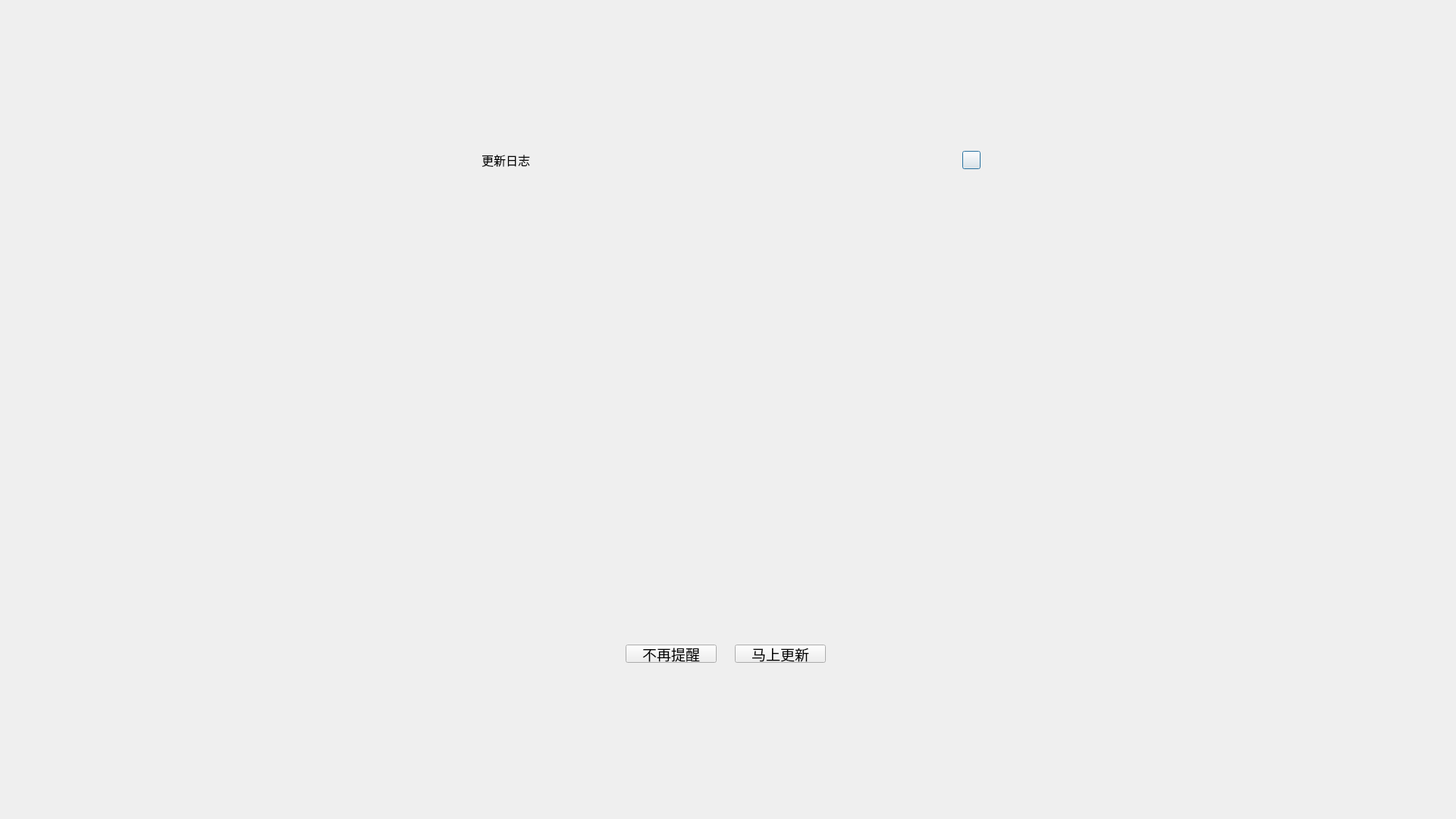
<?xml version="1.0" encoding="UTF-8"?>
<ui version="4.0">
 <class>ReleaseDialog</class>
 <widget class="QDialog" name="ReleaseDialog">
  <property name="geometry">
   <rect>
    <x>0</x>
    <y>0</y>
    <width>1920</width>
    <height>1080</height>
   </rect>
  </property>
  <property name="contextMenuPolicy">
   <enum>Qt::DefaultContextMenu</enum>
  </property>
  <property name="windowTitle">
   <string>PatientNewDialog</string>
  </property>
  <property name="styleSheet">
   <string notr="true"/>
  </property>
  <layout class="QGridLayout" name="gridLayout">
   <item row="2" column="1">
    <spacer name="verticalSpacer_2">
     <property name="orientation">
      <enum>Qt::Vertical</enum>
     </property>
     <property name="sizeHint" stdset="0">
      <size>
       <width>20</width>
       <height>40</height>
      </size>
     </property>
    </spacer>
   </item>
   <item row="1" column="1">
    <widget class="QWidget" name="container" native="true">
     <property name="sizePolicy">
      <sizepolicy hsizetype="Fixed" vsizetype="Fixed">
       <horstretch>0</horstretch>
       <verstretch>0</verstretch>
      </sizepolicy>
     </property>
     <property name="minimumSize">
      <size>
       <width>700</width>
       <height>700</height>
      </size>
     </property>
     <property name="maximumSize">
      <size>
       <width>700</width>
       <height>700</height>
      </size>
     </property>
     <property name="font">
      <font>
       <pointsize>14</pointsize>
      </font>
     </property>
     <property name="styleSheet">
      <string notr="true"/>
     </property>
     <layout class="QVBoxLayout" name="verticalLayout">
      <property name="spacing">
       <number>24</number>
      </property>
      <property name="leftMargin">
       <number>1</number>
      </property>
      <property name="topMargin">
       <number>1</number>
      </property>
      <property name="rightMargin">
       <number>1</number>
      </property>
      <property name="bottomMargin">
       <number>16</number>
      </property>
      <item>
       <widget class="QWidget" name="widget" native="true">
        <property name="minimumSize">
         <size>
          <width>0</width>
          <height>40</height>
         </size>
        </property>
        <property name="maximumSize">
         <size>
          <width>16777215</width>
          <height>40</height>
         </size>
        </property>
        <property name="styleSheet">
         <string notr="true"/>
        </property>
        <layout class="QHBoxLayout" name="horizontalLayout_2">
         <property name="leftMargin">
          <number>24</number>
         </property>
         <property name="topMargin">
          <number>0</number>
         </property>
         <property name="rightMargin">
          <number>16</number>
         </property>
         <property name="bottomMargin">
          <number>0</number>
         </property>
         <item>
          <widget class="QLabel" name="lblTitle">
           <property name="styleSheet">
            <string notr="true">font:16px;</string>
           </property>
           <property name="text">
            <string>更新日志</string>
           </property>
          </widget>
         </item>
         <item>
          <spacer name="horizontalSpacer_4">
           <property name="orientation">
            <enum>Qt::Horizontal</enum>
           </property>
           <property name="sizeHint" stdset="0">
            <size>
             <width>696</width>
             <height>20</height>
            </size>
           </property>
          </spacer>
         </item>
         <item>
          <widget class="QPushButton" name="btnClose">
           <property name="minimumSize">
            <size>
             <width>24</width>
             <height>24</height>
            </size>
           </property>
           <property name="maximumSize">
            <size>
             <width>24</width>
             <height>24</height>
            </size>
           </property>
           <property name="text">
            <string/>
           </property>
          </widget>
         </item>
        </layout>
       </widget>
      </item>
      <item>
       <widget class="QWidget" name="widget_2" native="true">
        <property name="minimumSize">
         <size>
          <width>0</width>
          <height>24</height>
         </size>
        </property>
        <layout class="QHBoxLayout" name="horizontalLayout_3">
         <property name="leftMargin">
          <number>32</number>
         </property>
         <property name="topMargin">
          <number>0</number>
         </property>
         <property name="rightMargin">
          <number>0</number>
         </property>
         <property name="bottomMargin">
          <number>0</number>
         </property>
         <item>
          <widget class="QLabel" name="lblTime">
           <property name="text">
            <string/>
           </property>
          </widget>
         </item>
        </layout>
       </widget>
      </item>
      <item>
       <widget class="QWidget" name="widget_3" native="true">
        <property name="sizePolicy">
         <sizepolicy hsizetype="Preferred" vsizetype="Expanding">
          <horstretch>0</horstretch>
          <verstretch>0</verstretch>
         </sizepolicy>
        </property>
        <layout class="QHBoxLayout" name="horizontalLayout_4">
         <property name="spacing">
          <number>0</number>
         </property>
         <property name="leftMargin">
          <number>48</number>
         </property>
         <property name="topMargin">
          <number>0</number>
         </property>
         <property name="rightMargin">
          <number>48</number>
         </property>
         <property name="bottomMargin">
          <number>0</number>
         </property>
         <item>
          <widget class="QLabel" name="lblMainMsg">
           <property name="font">
            <font>
             <family>黑体</family>
             <pointsize>12</pointsize>
            </font>
           </property>
           <property name="text">
            <string/>
           </property>
           <property name="alignment">
            <set>Qt::AlignLeading|Qt::AlignLeft|Qt::AlignTop</set>
           </property>
           <property name="wordWrap">
            <bool>true</bool>
           </property>
          </widget>
         </item>
        </layout>
       </widget>
      </item>
      <item>
       <widget class="QWidget" name="horizontalWidget" native="true">
        <property name="layoutDirection">
         <enum>Qt::RightToLeft</enum>
        </property>
        <layout class="QHBoxLayout" name="horizontalLayout">
         <property name="spacing">
          <number>24</number>
         </property>
         <property name="topMargin">
          <number>0</number>
         </property>
         <property name="rightMargin">
          <number>16</number>
         </property>
         <property name="bottomMargin">
          <number>0</number>
         </property>
         <item>
          <spacer name="horizontalSpacer_7">
           <property name="orientation">
            <enum>Qt::Horizontal</enum>
           </property>
           <property name="sizeHint" stdset="0">
            <size>
             <width>40</width>
             <height>20</height>
            </size>
           </property>
          </spacer>
         </item>
         <item>
          <widget class="QPushButton" name="btnOK">
           <property name="sizePolicy">
            <sizepolicy hsizetype="Fixed" vsizetype="Fixed">
             <horstretch>0</horstretch>
             <verstretch>0</verstretch>
            </sizepolicy>
           </property>
           <property name="minimumSize">
            <size>
             <width>120</width>
             <height>24</height>
            </size>
           </property>
           <property name="maximumSize">
            <size>
             <width>120</width>
             <height>24</height>
            </size>
           </property>
           <property name="text">
            <string>马上更新</string>
           </property>
          </widget>
         </item>
         <item>
          <widget class="QPushButton" name="btnCancel">
           <property name="sizePolicy">
            <sizepolicy hsizetype="Fixed" vsizetype="Fixed">
             <horstretch>0</horstretch>
             <verstretch>0</verstretch>
            </sizepolicy>
           </property>
           <property name="minimumSize">
            <size>
             <width>120</width>
             <height>24</height>
            </size>
           </property>
           <property name="maximumSize">
            <size>
             <width>120</width>
             <height>24</height>
            </size>
           </property>
           <property name="text">
            <string>不再提醒</string>
           </property>
          </widget>
         </item>
         <item>
          <spacer name="horizontalSpacer_3">
           <property name="orientation">
            <enum>Qt::Horizontal</enum>
           </property>
           <property name="sizeHint" stdset="0">
            <size>
             <width>40</width>
             <height>20</height>
            </size>
           </property>
          </spacer>
         </item>
        </layout>
       </widget>
      </item>
     </layout>
    </widget>
   </item>
   <item row="0" column="0">
    <spacer name="horizontalSpacer">
     <property name="orientation">
      <enum>Qt::Horizontal</enum>
     </property>
     <property name="sizeHint" stdset="0">
      <size>
       <width>40</width>
       <height>20</height>
      </size>
     </property>
    </spacer>
   </item>
   <item row="0" column="1">
    <spacer name="verticalSpacer">
     <property name="orientation">
      <enum>Qt::Vertical</enum>
     </property>
     <property name="sizeHint" stdset="0">
      <size>
       <width>20</width>
       <height>40</height>
      </size>
     </property>
    </spacer>
   </item>
   <item row="0" column="2">
    <spacer name="horizontalSpacer_2">
     <property name="orientation">
      <enum>Qt::Horizontal</enum>
     </property>
     <property name="sizeHint" stdset="0">
      <size>
       <width>40</width>
       <height>20</height>
      </size>
     </property>
    </spacer>
   </item>
  </layout>
 </widget>
 <layoutdefault spacing="6" margin="11"/>
 <resources/>
 <connections/>
</ui>
